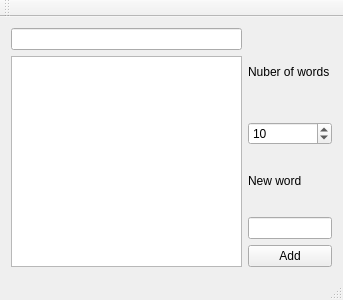
<?xml version="1.0" encoding="UTF-8"?>
<ui version="4.0">
 <class>MainWindow</class>
 <widget class="QMainWindow" name="MainWindow">
  <property name="geometry">
   <rect>
    <x>0</x>
    <y>0</y>
    <width>343</width>
    <height>300</height>
   </rect>
  </property>
  <property name="windowTitle">
   <string>MainWindow</string>
  </property>
  <widget class="QWidget" name="centralWidget">
   <layout class="QGridLayout" name="gridLayout_4">
    <item row="0" column="0">
     <layout class="QGridLayout" name="gridLayout_3">
      <item row="1" column="1">
       <layout class="QVBoxLayout" name="verticalLayout">
        <item>
         <widget class="QLabel" name="label_2">
          <property name="text">
           <string>New word</string>
          </property>
          <property name="textFormat">
           <enum>Qt::AutoText</enum>
          </property>
         </widget>
        </item>
        <item>
         <widget class="QLineEdit" name="newWord"/>
        </item>
        <item>
         <widget class="QPushButton" name="addBtn">
          <property name="text">
           <string>Add</string>
          </property>
         </widget>
        </item>
       </layout>
      </item>
      <item row="0" column="0" rowspan="2">
       <layout class="QGridLayout" name="gridLayout">
        <item row="0" column="0">
         <widget class="QLineEdit" name="prefix"/>
        </item>
        <item row="1" column="0">
         <widget class="QPlainTextEdit" name="wordsList"/>
        </item>
       </layout>
      </item>
      <item row="0" column="1">
       <layout class="QGridLayout" name="gridLayout_2">
        <item row="0" column="0">
         <widget class="QLabel" name="label">
          <property name="text">
           <string>Nuber of words</string>
          </property>
         </widget>
        </item>
        <item row="1" column="0">
         <widget class="QSpinBox" name="numOfWords">
          <property name="minimum">
           <number>1</number>
          </property>
          <property name="maximum">
           <number>10000</number>
          </property>
          <property name="value">
           <number>10</number>
          </property>
         </widget>
        </item>
       </layout>
      </item>
     </layout>
    </item>
   </layout>
  </widget>
  <widget class="QMenuBar" name="menuBar">
   <property name="geometry">
    <rect>
     <x>0</x>
     <y>0</y>
     <width>343</width>
     <height>22</height>
    </rect>
   </property>
  </widget>
  <widget class="QToolBar" name="mainToolBar">
   <attribute name="toolBarArea">
    <enum>TopToolBarArea</enum>
   </attribute>
   <attribute name="toolBarBreak">
    <bool>false</bool>
   </attribute>
  </widget>
  <widget class="QStatusBar" name="statusBar"/>
 </widget>
 <layoutdefault spacing="6" margin="11"/>
 <resources/>
 <connections/>
</ui>
